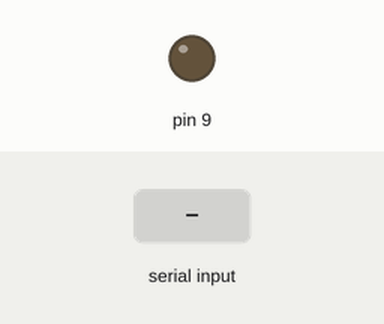
A sketch run on a simulated Arduino Uno, built with avr-gcc and run on an emulated ATmega328P. On the bench: output pins drawn as LEDs (lit = HIGH). The inputs (shaded band) are chosen by the test bench.

Above: at 1.2 s.
1.3 s: "1" received over the second serial link
At 1.6 s:
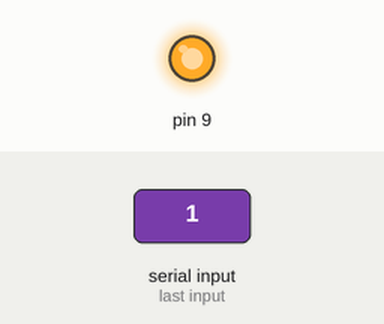
2.8 s: "2" received over the second serial link
At 3.9 s:
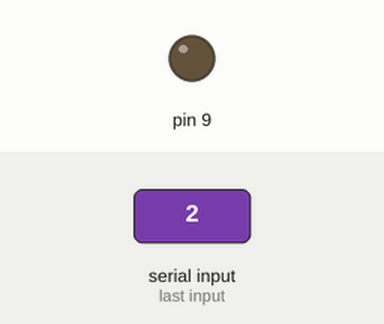
Timing chart, 0 to 5.8 s (numbered marks = the images above; inputs shaded):
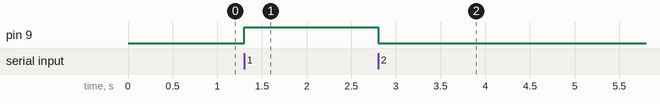

The sketch:

bluetooth.ino
```cpp
#include <SoftwareSerial.h>
SoftwareSerial BTSerial(2, 3);
void setup() {
pinMode(9,OUTPUT);
BTSerial.begin(9600);
}

void loop() {
if(BTSerial.available()){ // 만약 BTSerial에 데이터의 입력이 있으면

 int  a = BTSerial.read(); // int형 a에 입력값을 저장한다

  if(a == '1') // 만약 입력값이 1이면
  {
    digitalWrite(9,HIGH); //LED를 켠다
  }
  if(a == '2') // 만약 입력값이 2이면
  {
    digitalWrite(9,LOW);// LED를 끈다
  }

  }
}
```

Measured:
- after the input at 1.3 s, pin 9: LOW → HIGH at once
- after the input at 2.8 s, pin 9: HIGH → LOW at once
